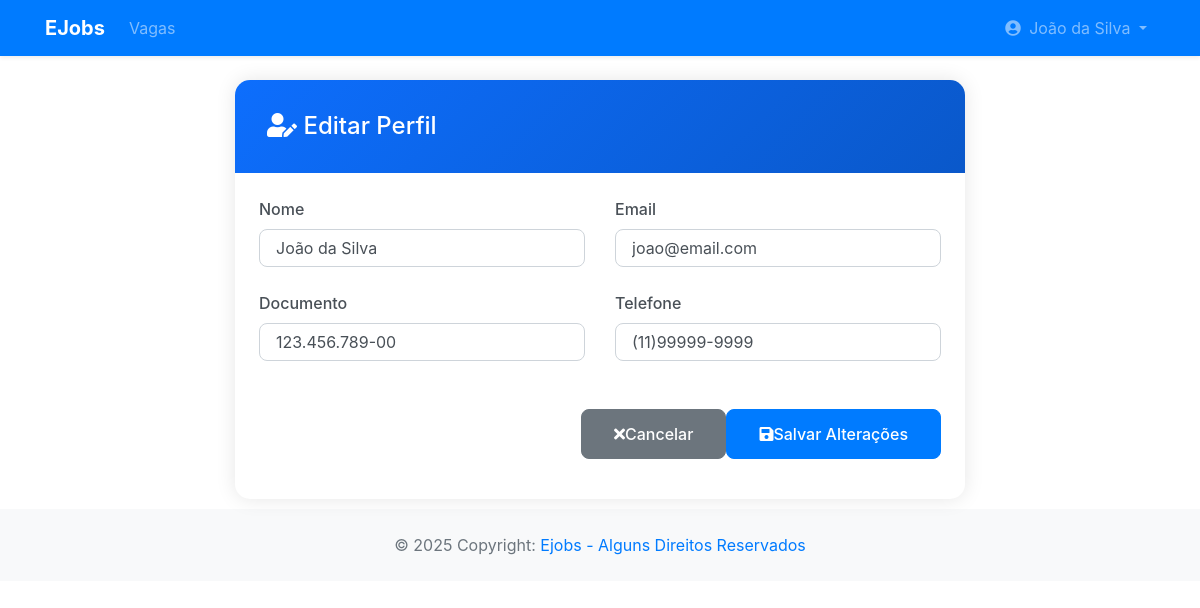
Page /app/controller/UsuarioController.php?action=editProfile (signed in) on the committed database.
### tables this page shows
CREATE TABLE usuario (
    id INT PRIMARY KEY AUTO_INCREMENT,
    nome VARCHAR(255),
    email VARCHAR(255),
    senha VARCHAR(255),
    documento VARCHAR(255),
    descricao TEXT,
    cidade_id INT,
    end_logradouro VARCHAR(100),
    end_bairro VARCHAR(100),
    end_numero VARCHAR(100),
    telefone VARCHAR(20),
    status ENUM('Ativo', 'Inativo','Pendente'),
    tipo_usuario_id INT,
    FOREIGN KEY (tipo_usuario_id) REFERENCES tipo_usuario(id),
    FOREIGN KEY (cidade_id) REFERENCES cidades(codigo_ibge)
);

### app/model/Usuario.php (called while the page is built, shortened)
<?php
class Usuario {
    private ?string $nome;
    private ?string $email;
    private ?string $documento;
    private ?string $telefone;
    public function getNome(): ?string
    {
        return $this->nome;
    }
    public function setNome(?string $nome): self
    {
        $this->nome = $nome;
        return $this;
    }
    public function getEmail(): ?string
    {
        return $this->email;
    }
    public function setEmail(?string $email): self
    {
        $this->email = $email;
        return $this;
    }
    public function getDocumento(): ?string
    {
        return $this->documento;
    }
    public function setDocumento(?string $documento): self
    {
        $this->documento = $documento;
        return $this;
    }
    public function getTelefone(): ?string
    {
        return $this->telefone;
    }
    public function setTelefone(?string $telefone): self
    {
        $this->telefone = $telefone;
        return $this;
    }
}

### app/dao/UsuarioDAO.php (called while the page is built, shortened)
<?php
include_once(__DIR__ . "/../model/Usuario.php");
class UsuarioDAO {
    private TipoUsuarioDAO $tipoUsuarioDao;
    private CidadeDAO $cidadeDAO;
    public function __construct() {
        $this->cidadeDAO = new CidadeDAO;
        $this->tipoUsuarioDao = new TipoUsuarioDAO;
    }
    public function findById(int $id) {
        $conn = Connection::getConn();
        $sql = "SELECT * FROM usuario u" .
               " WHERE u.id = ?";
        $stm = $conn->prepare($sql);
        $stm->execute([$id]);
        $result = $stm->fetchAll();
        $usuarios = $this->mapUsuarios($result);
        if(count($usuarios) == 1)
            return $usuarios[0];
        elseif(count($usuarios) == 0)
            return null;
        die("UsuarioDAO.findById()" .
            " - Erro: mais de um usuário encontrado.");
    }
    private function mapUsuarios($result) {
        $usuarios = array();
        foreach ($result as $reg) {
            $usuario = new Usuario();
            $usuario->setId($reg['id']);
            $usuario->setNome($reg['nome']);
            $usuario->setEmail($reg['email']);
            $usuario->setSenha($reg['senha']);
            $usuario->setDocumento($reg['documento']);
            $usuario->setDescricao($reg['descricao']);
            $usuario->setCidade($this->cidadeDAO->findById($reg['cidade_id']));
            $usuario->setEndLogradouro($reg['end_logradouro']);
            $usuario->setEndBairro($reg['end_bairro']);
            $usuario->setEndNumero($reg['end_numero']);
            $usuario->setTelefone($reg['telefone']);
            $usuario->setStatus($reg['status']);
            $usuario->setTipoUsuario($this->tipoUsuarioDao->findById($reg['tipo_usuario_id']));
            array_push($usuarios, $usuario);
        }
        return $usuarios;
    }
}

### app/view/usuario/profile_edit.php (the view, shortened to what this page needs)
<?php
require_once(__DIR__ . "/../include/header.php");
require_once(__DIR__ . "/../include/menu.php");
?>
<div class="container mt-4">
    <div class="row justify-content-center">
        <div class="col-md-8">
            <div class="card profile-edit-card">
                <div class="profile-edit-header text-white">
                    <h4 class="mb-0">
                        <i class="fas fa-user-edit me-2"></i>
                        Editar Perfil
                    </h4>
                </div>
                <div class="card-body p-4">
                    <form action="<?= BASEURL ?>/controller/UsuarioController.php?action=saveProfile" method="POST">
                        <div class="row">
                            <div class="col-md-6">
                                <div class="form-group">
                                    <label for="txtNome" class="form-label">Nome</label>
                                    <input type="text" class="form-control" id="txtNome" name="nome"
                                           value="<?= htmlspecialchars($dados["usuario"]->getNome()) ?>" required>
                                </div>
                            </div>
                            <div class="col-md-6">
                                <div class="form-group">
                                    <label for="txtEmail" class="form-label">Email</label>
                                    <input type="email" class="form-control" id="txtEmail" name="email"
                                           value="<?= htmlspecialchars($dados["usuario"]->getEmail()) ?>" required>
                                </div>
                            </div>
                        </div>
                        <div class="row">
                            <div class="col-md-6">
                                <div class="form-group">
                                    <label for="txtDocumento" class="form-label">Documento</label>
                                    <input type="text" class="form-control" id="txtDocumento" name="documento"
                                           value="<?= htmlspecialchars($dados["usuario"]->getDocumento()) ?>" required>
                                </div>
                            </div>
                            <div class="col-md-6">
                                <div class="form-group">
                                    <label for="txtTelefone" class="form-label">Telefone</label>
                                    <input type="text" class="form-control" id="txtTelefone" name="telefone"
                                           value="<?= htmlspecialchars($dados["usuario"]->getTelefone()) ?>" required>
                                </div>
                            </div>
                        </div>
                        <div class="d-flex justify-content-end gap-2 mt-4">
                            <a href="<?= BASEURL ?>/controller/UsuarioController.php?action=viewProfile" class="btn btn-cancel text-white">
                                <i class="fas fa-times me-2"></i>Cancelar
                            </a>
                            <button type="submit" class="btn btn-primary btn-save">
                                <i class="fas fa-save me-2"></i>Salvar Alterações
                            </button>
                        </div>
                    </form>
                </div>
            </div>
        </div>
    </div>
</div>
<?php require_once(__DIR__ . "/../include/footer.php"); ?>

### app/view/usuario/profile_edit.php (style rules this page uses)
.profile-edit-card { border: none; border-radius: 15px; box-shadow: 0 0 20px rgba(0,0,0,0.1); }
.profile-edit-header { background: linear-gradient(135deg, #0d6efd 0%, #0a58ca 100%); border-radius: 15px 15px 0 0; padding: 2rem; }
.form-group { margin-bottom: 1.5rem; }
.form-label { font-weight: 500; color: #495057; }
.form-control { border-radius: 8px; border: 1px solid #ced4da; padding: 0.75rem 1rem; }
.btn-save { padding: 0.75rem 2rem; border-radius: 8px; font-weight: 500; }
.btn-cancel { padding: 0.75rem 2rem; border-radius: 8px; font-weight: 500; background-color: #6c757d; border-color: #6c757d; }

### rows in the picture
usuario: nome "João da Silva", email "joao@email.com", documento "123.456.789-00", telefone "(11)99999-9999"

### other values in the picture
$nome "João da Silva"
